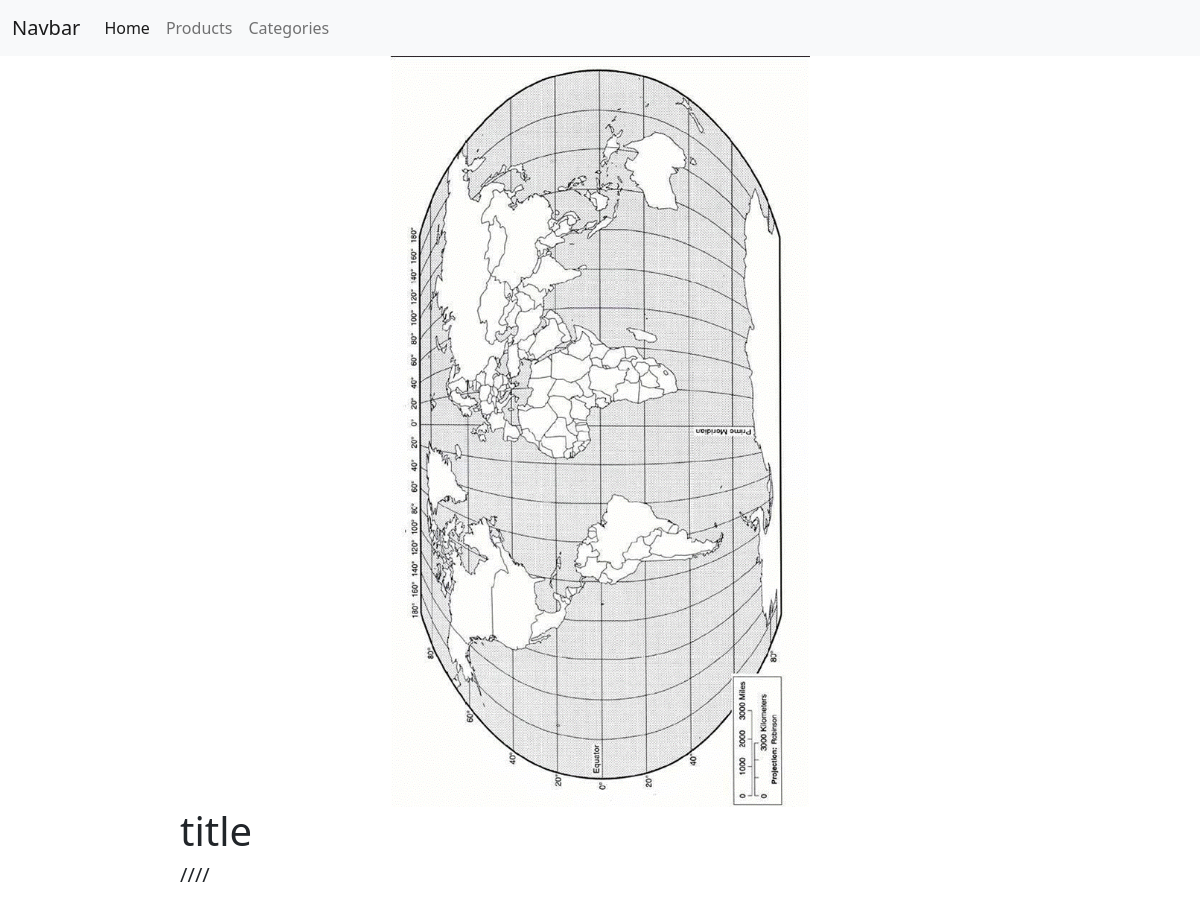
The app's page /posts/1/, older data.
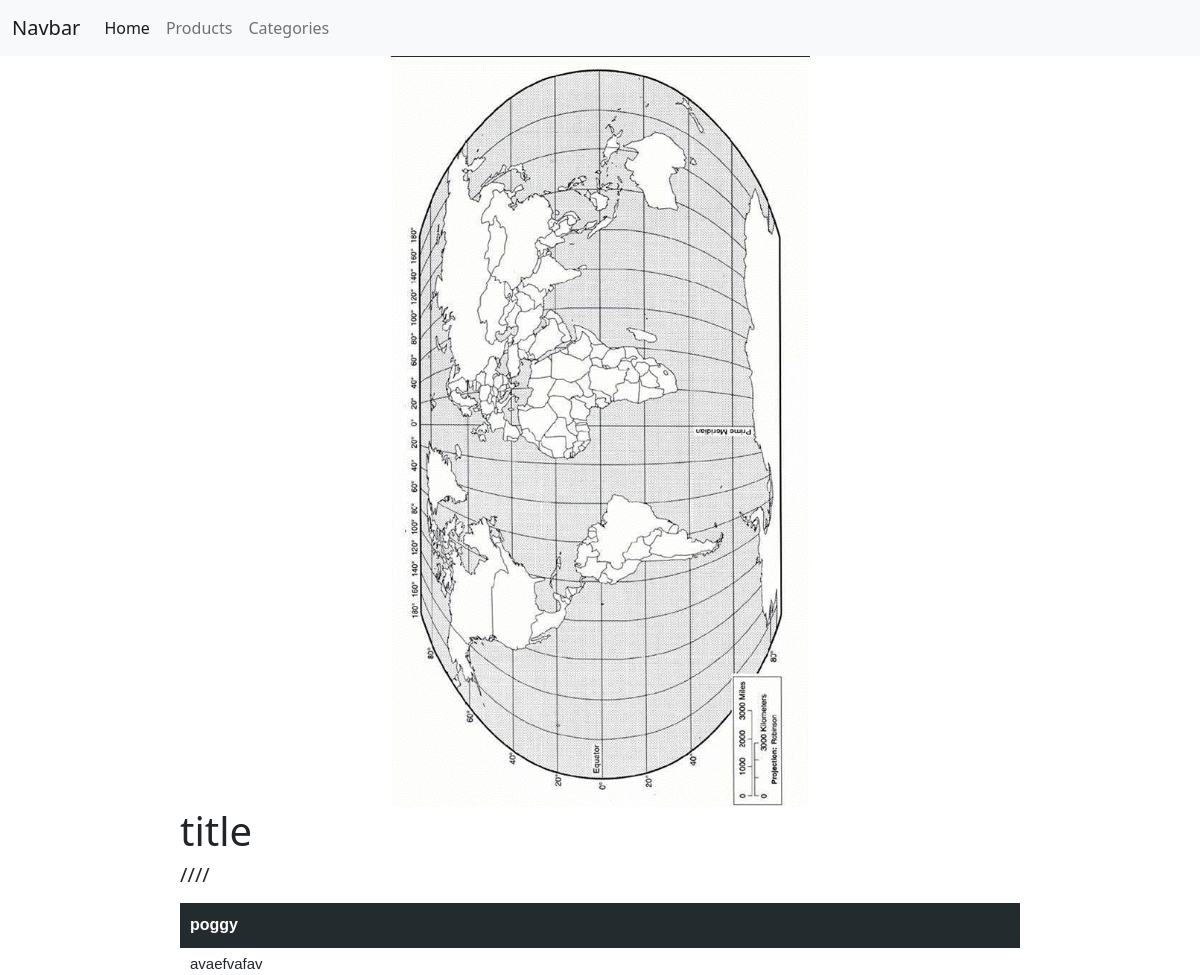
The same page, newer data.
### posts/models.py (models this page shows)
class Post(models.Model):
    title = models.CharField(max_length=10)
    image = models.ImageField()
    description = models.TextField()
    rate = models.IntegerField()
    hashtags = models.ManyToManyField("Hashtag", blank=True)

class Coments(models.Model):
    author = models.ForeignKey(User, on_delete=models.CASCADE)
    text = models.TextField()
    post = models.ForeignKey(Post, on_delete=models.CASCADE)

### posts/views.py (the view)
# urls.py: path('posts/<int:id>/', comments_view)
def comments_view(request, **kwargs):
    if request.method == 'GET':
        post = Post.objects.get(id=kwargs['id'])
        comments = Coments.objects.filter(post=post)
        data = {
            'post': post,
            'comments': comments
        }
        return render(request, 'posts/detail.html', context=data)

### templates/posts/detail.html (shortened to what this page needs)
{% extends 'layouts/main.html' %}
{% block content %}
    <div class="post">
        <div class="image">
            <img src="/media/{{ post.image }}/" alt="">
        </div>
        <div>
            <div style="display:flex; justify-content: space-between">
                <h1>{{ post.title }}</h1>
            </div>
            <h5>{{ post.description }}</h5>
        </div>
    </div>
    <div class="comments">
        {% for comment in comments %}
            <div>
                <p class="author">{{ comment.author.username }}</p>
                <p class="text">{{ comment.text }}</p>
            </div>
        {% endfor %}
    </div>
{% endblock %}

### templates/layouts/main.html (shortened to what this page needs)
<!doctype html>
<html lang="en">
<head>
    <link rel="stylesheet" href="https://cdn.jsdelivr.net/npm/bootstrap@5.2.2/dist/css/bootstrap.min.css"
>
</head>
<body>
<div class="header">
    <nav class="navbar navbar-expand-lg navbar-light bg-light">
        <div class="container-fluid">
            <a class="navbar-brand" href="#">Navbar</a>
            <div class="collapse navbar-collapse" id="navbarNavAltMarkup">
                <div class="navbar-nav">
                    <a class="nav-link active" aria-current="page" href="/">Home</a>
                    <a class="nav-link" href="#">Products</a>
                    <a class="nav-link" href="#">Categories</a>
                </div>
            </div>
        </div>
    </nav>
</div>
{% block content %}
{% endblock %}
</body>
</html>

### templates/posts/detail.html (style rules this page uses)
.image > img { width: 50%; margin-left: 25%; }
.comments { width: 70%; margin-left: 15%; }
.comments > div { height: 45px; margin-bottom: 20px; background: #242b2e; padding: 10px; }
.author { color: #fff; flex: 18px; font-family: sans-serif; font-weight: bold; }
.text { font-size: 15px; font-family: sans-serif; }
.post { width: 70%; margin-left: 15%; }

Row changes from the older to the newer data that the page shows:
added Coments: author.username "poggy", text "avaefvafav"
